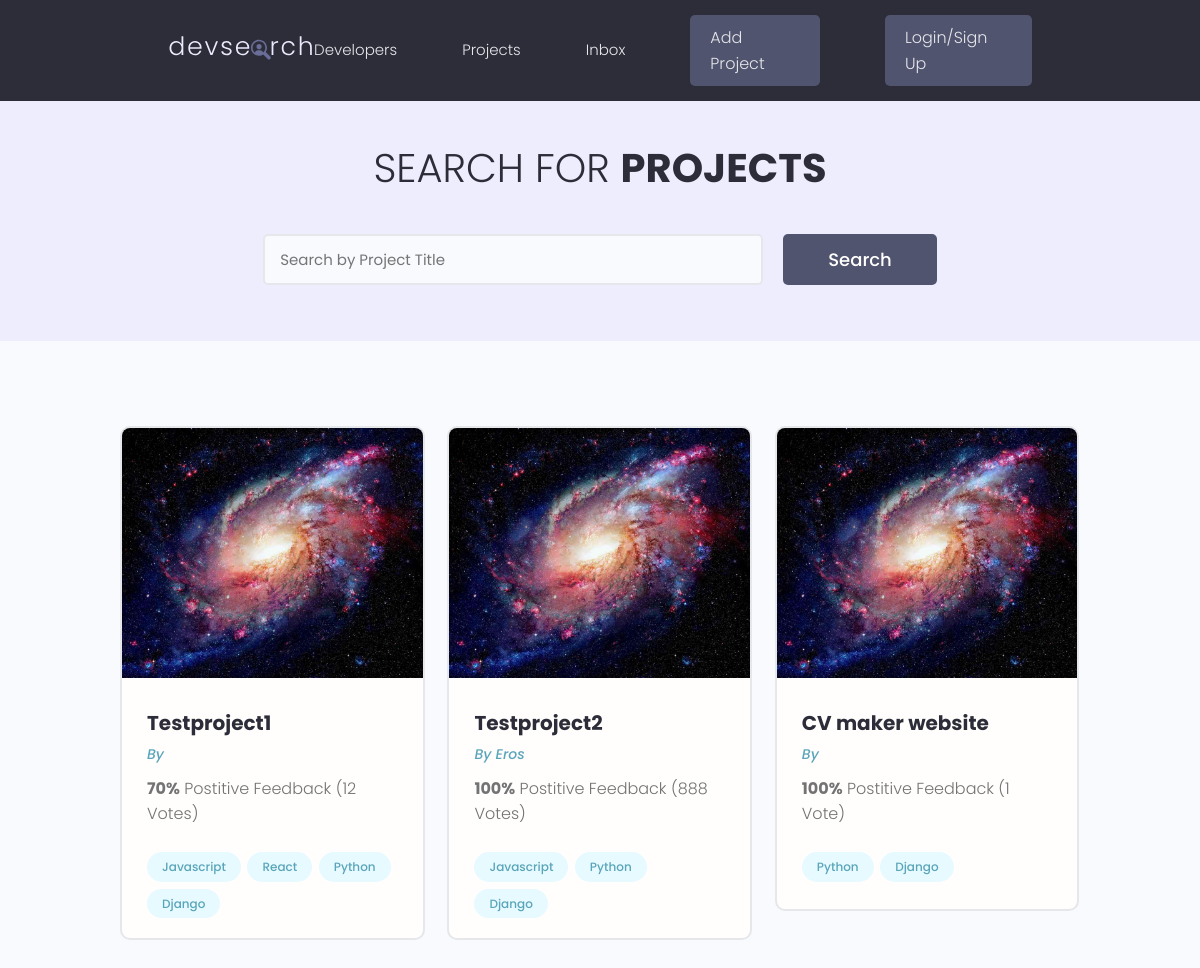
/projects/, run on the app's committed database.
### projects/models.py (models this page shows, shortened)
class Project(models.Model):
    owner = models.ForeignKey(Profile, null=True, blank=True, on_delete=models.SET_NULL)
    title = models.CharField(max_length=200)
    description = models.TextField(null=True, blank=True)
    featured_image = models.ImageField(
        default="default.jpg", null=True, blank=True)
    demo_link = models.CharField(max_length=2000, null=True, blank=True)
    source_field = models.CharField(max_length=2000, null=True, blank=True)
    tags = models.ManyToManyField('Tag', blank=True)
    vote_total = models.IntegerField(default=0, null=True, blank=True)
    vote_ratio = models.IntegerField(default=0, null=True, blank=True)
    created = models.DateTimeField(auto_now_add=True)
    id = UUIDField(default=uuid.uuid4, unique=True,
                    primary_key=True, editable=False)

class Tag(models.Model):
    name = models.CharField(max_length=500)
    created = models.DateTimeField(auto_now_add=True)
    id = UUIDField(default=uuid.uuid4, unique=True,
                    primary_key=True, editable=False)
    def __str__(self):
        return self.name

### users/models.py (models this page shows, shortened)
class Profile(models.Model):
    user = models.OneToOneField(User, on_delete=models.CASCADE, null=True, blank=True)
    name = models.CharField(max_length=200, blank=True, null=True)
    email = models.EmailField(max_length=500, blank=True, null=True)
    username = models.CharField(max_length=200, blank=True, null=True)
    location = models.CharField(max_length=200, blank=True, null=True)
    short_intro = models.CharField(max_length=200, blank=True, null=True)
    bio = models.TextField(blank=True, null=True)
    profile_image = models.ImageField(
        null=True, blank=True, upload_to='profiles', default="profiles/user-default.png")
    social_github = models.CharField(max_length=200, blank=True, null=True)
    social_twitter = models.CharField(max_length=200, blank=True, null=True)
    social_linkedin = models.CharField(max_length=200, blank=True, null=True)
    social_youtube = models.CharField(max_length=200, blank=True, null=True)
    social_website = models.CharField(max_length=200, blank=True, null=True)
    created = models.DateTimeField(auto_now_add=True)
    id = models.UUIDField(
        default=uuid.uuid4, unique=True, primary_key=True, editable=False)

### projects/views.py (the view)
# urls.py: path('projects/', include('projects.urls')),
def projects(request):
    projects = Project.objects.all()
    context = {'projects' : projects}
    return render(request, 'projects/projects.html', context)

### projects/templates/projects/projects.html (shortened to what this page needs)
{% extends 'main.html' %}
{% block content %}
<main class="projects">
    <section class="hero-section text-center">
      <div class="container container--narrow">
        <div class="hero-section__box">
          <h2>Search for <span>Projects</span></h2>
        </div>
        <div class="hero-section__search">
          <form class="form" action="#" method="get">
            <div class="form__field">
              <input class="input input--text" id="formInput#search" type="text" name="text"
                placeholder="Search by Project Title" />
            </div>
            <input class="btn btn--sub btn--lg" type="submit" value="Search" />
          </form>
        </div>
      </div>
    </section>
    <section class="projectsList">
      <div class="container">
        <div class="grid grid--three">
        {% for project in projects %}
          <div class="column">
            <div class="card project">
              <a href="{% url 'project' project.id %}" class="project">
                <img class="project__thumbnail" src="{{project.featured_image.url}}" alt="project thumbnail" />
                <div class="card__body">
                  <h3 class="project__title">{{project.title}}</h3>
                  <p><a class="project__author" href="{% url 'project' project.id %}">By {{project.owner.name}}</a></p>
                  <p class="project--rating">
                    <span style="font-weight: bold;">{{project.vote_ratio}}%</span> Postitive
                    Feedback ({{project.vote_total}} Vote{{project.vote_total|pluralize:"s"}})
                  </p>
                  <div class="project__tags">
                      {% for tag in project.tags.all %}
                    <span class="tag tag--pill tag--main">
                      <small>{{tag}}</small>
                    </span>
                    {% endfor %}
                  </div>
                </div>
              </a>
            </div>
          </div>
          {% endfor %}
        </div>
      </div>
    </section>
  </main>
{% endblock content %}

### static/styles/app.css (style rules this page uses)
:root { --color-sub: #2d2d39; }
.btn--sub { background-color: var(--color-sub-light); }
.card { border: 2px solid var(--color-light); }
img { width: 100%; }
.hero-section { height: 40vh; display: flex; align-items: center; background-color: var(--color-sub); }
.hero-section__box { margin-bottom: 4rem; }
.hero-section__box > h2, .hero-section__box > h2 > span { font-size: 4rem; color: var(--color-light); line-height: 1.3; text-transform: uppercase; }
.hero-section__box > h2 { font-weight: 300; }
.hero-section__box > h2 > span { font-weight: 700; }
.hero-section__search > .form { display: flex; align-items: center; justify-content: center; gap: 2rem; }
.hero-section__search > .form input.input--text { width: 50rem; }
.project__author { font-size: 1.4rem; font-style: italic; }
.project--rating { margin-bottom: 1.6em; margin-top: .5em; }
.projects > .hero-section { background: var(--color-sub-lighter); height: 30vh; }
.projects .hero-section__box { margin-bottom: 2.5rem; }
.projects .hero-section__box > h2 { color: var(--color-sub); }
.projects .hero-section__box > h2 > span { font-weight: 700; color: var(--color-sub); }
.projectsList { margin-top: 8rem; }
.project__thumbnail { height: 25rem; object-fit: cover; object-position: top center; }
.project__title { font-size: 2rem; font-weight: 700; color: var(--color-sub); }

### static/uikit/styles/modules/_variables.css (style rules this page uses)
:root { --color-main: #5aa5b9; --color-main-light: #e6faff; --color-sub: #3f4156; --color-sub-light: #51546e; --color-sub-lighter: #ededfd; --color-text: #737373; --color-gray: #8b8b8b; --color-light: #e5e7eb; --color-light-gray: #767676; --color-bg: #f8fafd; --color-white: #fffefd; --color-white-light: #f3f3f3; --color-success: #359e64; --color-success-bg: #def8e8; --color-error: #fc4b0b; --color-error-bg: #fff2ee; --font-base: 'Poppins', arial, helvetica, 'Segoe UI', roboto, ubuntu, sans-serif; --font-monospace: 'Fira Code', 'Courier New', courier, monospace; --font-regular: 300; --font-medium: 500; --font-bold: 700; --generic-shadow: 1px 1px 5px #00000010; --generic-transition: all 0.3s ease-in-out; }

### static/uikit/styles/modules/_base.css (style rules this page uses)
* { margin: 0; padding: 0; box-sizing: border-box; text-rendering: optimizeLegibility; color: inherit; font-size: inherit; }
html { font-size: 50%; }
@media only screen and (min-width: 480px) { html { font-size: 56.25%; } }
@media only screen and (min-width: 1200px) { html { font-size: 62.5%; } }
body { line-height: 1.6; font-weight: 400; font-size: 1.5rem; color: var(--color-text); background-color: var(--color-bg); min-height: 100vh; }

### static/uikit/styles/modules/_typography.css (style rules this page uses)
* { font-family: var(--font-base); }
h2 { font-size: 3.6rem; font-weight: var(--font-bold); }
h3 { font-size: 3.2rem; font-weight: var(--font-medium); }
p, span, strong { font-size: 1.6rem; color: var(--color-text); font-weight: var(--font-regular); }
a { padding-bottom: 2px; text-decoration: none; display: inline-block; color: var(--color-main); font-weight: var(--font-medium); }

### static/uikit/styles/modules/_utilities.css (style rules this page uses)
.container { width: 92%; max-width: 165rem; margin: 0 auto; box-sizing: border-box; }
.container--narrow { width: 92%; max-width: 120rem; }
@media screen and (min-width: 1000px) { .container { width: 90%; } }
@media screen and (min-width: 1000px) { .container--narrow { width: 85%; } }
@media screen and (min-width: 1200px) { .container { width: 80%; } }
@media screen and (min-width: 1200px) { .container--narrow { width: 72%; } }
.text-center { text-align: center; }

### static/uikit/styles/modules/_button.css (style rules this page uses)
.btn { display: inline-block; position: relative; cursor: pointer; background-color: var(--color-light); font-weight: var(--font-medium); color: var(--color-sub); text-decoration: none; padding: 1rem 2rem; border-radius: 0.5rem; border: none; width: -webkit-fit-content; width: -moz-fit-content; width: fit-content; height: -webkit-fit-content; height: -moz-fit-content; height: fit-content; font-size: 1.6rem; outline-width: 0; outline-color: transparent; -webkit-backface-visibility: hidden; backface-visibility: hidden; transition: all 0.3s ease-in-out; }
.btn--sub { background-color: var(--color-sub); color: var(--color-white); }
.btn--lg { font-size: 1.8rem; padding: 1.2rem 4.5rem; }

### static/uikit/styles/modules/_card.css (style rules this page uses)
.card { border-radius: 1rem; background-color: var(--color-white); border: 1.5px solid var(--color-light); width: auto; height: auto; margin-top: 0.5rem; margin-bottom: 0.5rem; overflow: hidden; }
.card__body, .card__header { padding: 2rem 2.5rem; }

### data on the page
Project: featured_image (picture), title "Testproject1", vote_ratio "70", vote_total "12"
Tag: name "Javascript"
Tag: name "React"
Tag: name "Python"
Tag: name "Django"
Project: featured_image (picture), title "Testproject2", owner.name "Eros", vote_ratio "100", vote_total "888"
Project: featured_image (picture), title "CV maker website", vote_ratio "100", vote_total "1"
